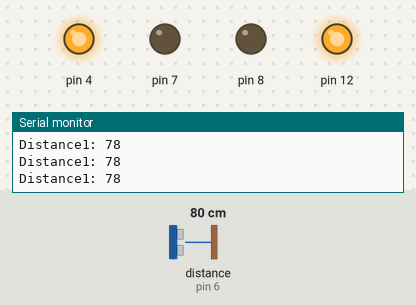
Simulated run of this sketch. Board: Arduino Uno, built with avr-gcc and run on an emulated ATmega328P. On the bench: output pins drawn as LEDs (lit = HIGH), the last lines printed to the serial monitor. Wiring (inferred from the names in the program): ultrasonic range finder: trigger pin 3; echo pin 6. The inputs (shaded band) are chosen by the test bench; at power-on: distance to the obstacle (sensor on pin 6) 80 cm. The echo pulse lasts 58.3 µs per cm; pins used as bus, display or sensor lines are not drawn.

Above: at 1.2 s.
1.3 s: distance to the obstacle (sensor on pin 6) set to 23 cm
4.3 s: distance to the obstacle (sensor on pin 6) set to 20 cm
At 5.3 s:
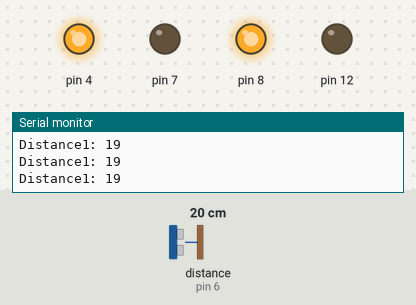
5.8 s: distance to the obstacle (sensor on pin 6) set to 35 cm
At 6.3 s:
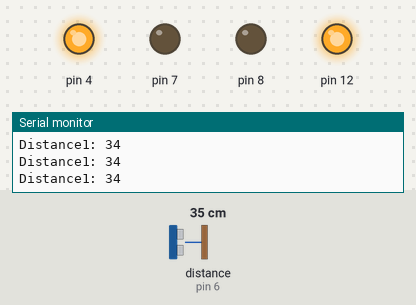
7.3 s: distance to the obstacle (sensor on pin 6) set to 2 cm
At 8.5 s:
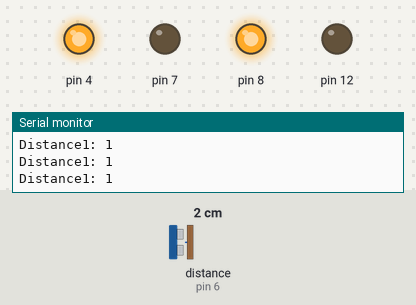
Timing chart, 0 to 9.8 s (numbered marks = the images above; inputs shaded):
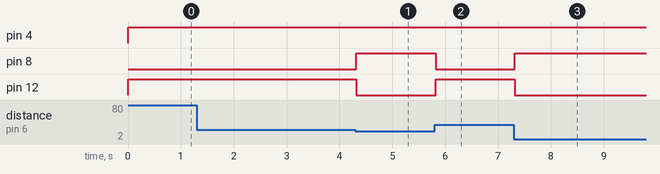

The sketch:

Code.ino
```cpp
// defining the pins
const int trigPin1 = 3;
const int echoPin1 = 6;


long duration1;
int distancefront;

void setup() {
  pinMode(trigPin1, OUTPUT);

  pinMode(echoPin1, INPUT);


  Serial.begin(9600);
  pinMode(4, OUTPUT);
  pinMode(7, OUTPUT);
  pinMode(8, OUTPUT);
  pinMode(12, OUTPUT);
}
void loop() {
  digitalWrite(trigPin1, LOW);
  delayMicroseconds(2);
  digitalWrite(trigPin1, HIGH);
  delayMicroseconds(10);
  digitalWrite(trigPin1, LOW);
  duration1 = pulseIn(echoPin1, HIGH);
  distancefront = duration1 * 0.034 / 2;
  Serial.print("Distance1: ");
  Serial.println(distancefront);

  if (distancefront <= 20)   // right turn
  {
    digitalWrite(4, HIGH);
    digitalWrite(7, LOW);
    digitalWrite(8, HIGH);
    digitalWrite(12, LOW);

  }
  else{
    digitalWrite(4, HIGH);
    digitalWrite(7, LOW);
    digitalWrite(8, LOW);
    digitalWrite(12, HIGH);

  }

}
```

Measured:
- the behaviour switches between 22 and 21 cm on distance to the obstacle (sensor on pin 6) (found by bisection; images 0 and 1)
- after the input at 4.3 s, pin 8: LOW → HIGH at once; pin 12: HIGH → LOW at once
- after the input at 5.8 s, pin 8: HIGH → LOW at once; pin 12: LOW → HIGH at once
- after the input at 7.3 s, pin 8: LOW → HIGH at once; pin 12: HIGH → LOW at once
